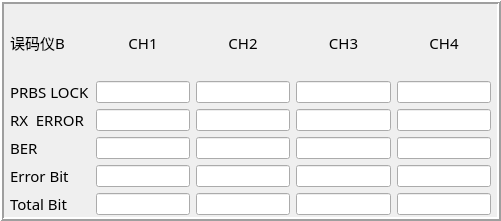
       <widget class="QFrame" name="frame_22">
        <property name="geometry">
         <rect>
          <x>500</x>
          <y>270</y>
          <width>501</width>
          <height>221</height>
         </rect>
        </property>
        <property name="frameShape">
         <enum>QFrame::Box</enum>
        </property>
        <property name="frameShadow">
         <enum>QFrame::Raised</enum>
        </property>
        <property name="lineWidth">
         <number>2</number>
        </property>
        <widget class="QWidget" name="gridLayoutWidget_9">
         <property name="geometry">
          <rect>
           <x>10</x>
           <y>10</y>
           <width>481</width>
           <height>205</height>
          </rect>
         </property>
         <layout class="QGridLayout" name="gridLayout_8">
          <item row="4" column="1">
           <widget class="QLineEdit" name="lineEdit_WMB_ERRORBIT_CH1"/>
          </item>
          <item row="2" column="1">
           <widget class="QLineEdit" name="lineEdit_WMB_RXERROR_CH1"/>
          </item>
          <item row="3" column="4">
           <widget class="QLineEdit" name="lineEdit_WMB_BER_CH4"/>
          </item>
          <item row="2" column="2">
           <widget class="QLineEdit" name="lineEdit_WMB_RXERROR_CH2"/>
          </item>
          <item row="4" column="4">
           <widget class="QLineEdit" name="lineEdit_WMB_ERRORBIT_CH4"/>
          </item>
          <item row="1" column="0">
           <widget class="QLabel" name="label_64">
            <property name="font">
             <font>
              <family>黑体</family>
              <pointsize>11</pointsize>
             </font>
            </property>
            <property name="text">
             <string>PRBS LOCK</string>
            </property>
           </widget>
          </item>
          <item row="2" column="4">
           <widget class="QLineEdit" name="lineEdit_WMB_RXERROR_CH4"/>
          </item>
          <item row="3" column="1">
           <widget class="QLineEdit" name="lineEdit_WMB_BER_CH1"/>
          </item>
          <item row="3" column="3">
           <widget class="QLineEdit" name="lineEdit_WMB_BER_CH3"/>
          </item>
          <item row="2" column="0">
           <widget class="QLabel" name="label_65">
            <property name="font">
             <font>
              <family>黑体</family>
              <pointsize>11</pointsize>
             </font>
            </property>
            <property name="text">
             <string>RX  ERROR</string>
            </property>
           </widget>
          </item>
          <item row="4" column="0">
           <widget class="QLabel" name="label_66">
            <property name="font">
             <font>
              <family>黑体</family>
              <pointsize>11</pointsize>
             </font>
            </property>
            <property name="text">
             <string>Error Bit</string>
            </property>
           </widget>
          </item>
          <item row="5" column="4">
           <widget class="QLineEdit" name="lineEdit_WMB_TOTALBIT_CH4"/>
          </item>
          <item row="5" column="3">
           <widget class="QLineEdit" name="lineEdit_WMB_TOTALBIT_CH3"/>
          </item>
          <item row="5" column="0">
           <widget class="QLabel" name="label_67">
            <property name="font">
             <font>
              <family>黑体</family>
              <pointsize>11</pointsize>
             </font>
            </property>
            <property name="text">
             <string>Total Bit</string>
            </property>
           </widget>
          </item>
          <item row="1" column="2">
           <widget class="QLineEdit" name="lineEdit_WMB_PRLOCK_CH2"/>
          </item>
          <item row="1" column="4">
           <widget class="QLineEdit" name="lineEdit_WMB_PRLOCK_CH4"/>
          </item>
          <item row="5" column="2">
           <widget class="QLineEdit" name="lineEdit_WMB_TOTALBIT_CH2"/>
          </item>
          <item row="5" column="1">
           <widget class="QLineEdit" name="lineEdit_WMB_TOTALBIT_CH1"/>
          </item>
          <item row="2" column="3">
           <widget class="QLineEdit" name="lineEdit_WMB_RXERROR_CH3"/>
          </item>
          <item row="4" column="3">
           <widget class="QLineEdit" name="lineEdit_WMB_ERRORBIT_CH3"/>
          </item>
          <item row="3" column="2">
           <widget class="QLineEdit" name="lineEdit_WMB_BER_CH2"/>
          </item>
          <item row="4" column="2">
           <widget class="QLineEdit" name="lineEdit_WMB_ERRORBIT_CH2"/>
          </item>
          <item row="1" column="3">
           <widget class="QLineEdit" name="lineEdit_WMB_PRLOCK_CH3"/>
          </item>
          <item row="3" column="0">
           <widget class="QLabel" name="label_68">
            <property name="font">
             <font>
              <family>黑体</family>
              <pointsize>11</pointsize>
             </font>
            </property>
            <property name="text">
             <string>BER</string>
            </property>
           </widget>
          </item>
          <item row="0" column="1">
           <widget class="QLabel" name="label_69">
            <property name="font">
             <font>
              <family>黑体</family>
              <pointsize>11</pointsize>
             </font>
            </property>
            <property name="layoutDirection">
             <enum>Qt::RightToLeft</enum>
            </property>
            <property name="text">
             <string>CH1</string>
            </property>
            <property name="alignment">
             <set>Qt::AlignCenter</set>
            </property>
           </widget>
          </item>
          <item row="0" column="2">
           <widget class="QLabel" name="label_70">
            <property name="font">
             <font>
              <family>黑体</family>
              <pointsize>11</pointsize>
             </font>
            </property>
            <property name="layoutDirection">
             <enum>Qt::RightToLeft</enum>
            </property>
            <property name="text">
             <string>CH2</string>
            </property>
            <property name="alignment">
             <set>Qt::AlignCenter</set>
            </property>
           </widget>
          </item>
          <item row="0" column="3">
           <widget class="QLabel" name="label_71">
            <property name="font">
             <font>
              <family>黑体</family>
              <pointsize>11</pointsize>
             </font>
            </property>
            <property name="layoutDirection">
             <enum>Qt::RightToLeft</enum>
            </property>
            <property name="text">
             <string>CH3</string>
            </property>
            <property name="alignment">
             <set>Qt::AlignCenter</set>
            </property>
           </widget>
          </item>
          <item row="0" column="4">
           <widget class="QLabel" name="label_72">
            <property name="font">
             <font>
              <family>黑体</family>
              <pointsize>11</pointsize>
             </font>
            </property>
            <property name="layoutDirection">
             <enum>Qt::RightToLeft</enum>
            </property>
            <property name="text">
             <string>CH4</string>
            </property>
            <property name="alignment">
             <set>Qt::AlignCenter</set>
            </property>
           </widget>
          </item>
          <item row="1" column="1">
           <widget class="QLineEdit" name="lineEdit_WMB_PRLOCK_CH1"/>
          </item>
          <item row="0" column="0">
           <widget class="QLabel" name="label_79">
            <property name="font">
             <font>
              <family>黑体</family>
              <pointsize>11</pointsize>
             </font>
            </property>
            <property name="text">
             <string>误码仪B</string>
            </property>
           </widget>
          </item>
         </layout>
        </widget>
       </widget>
